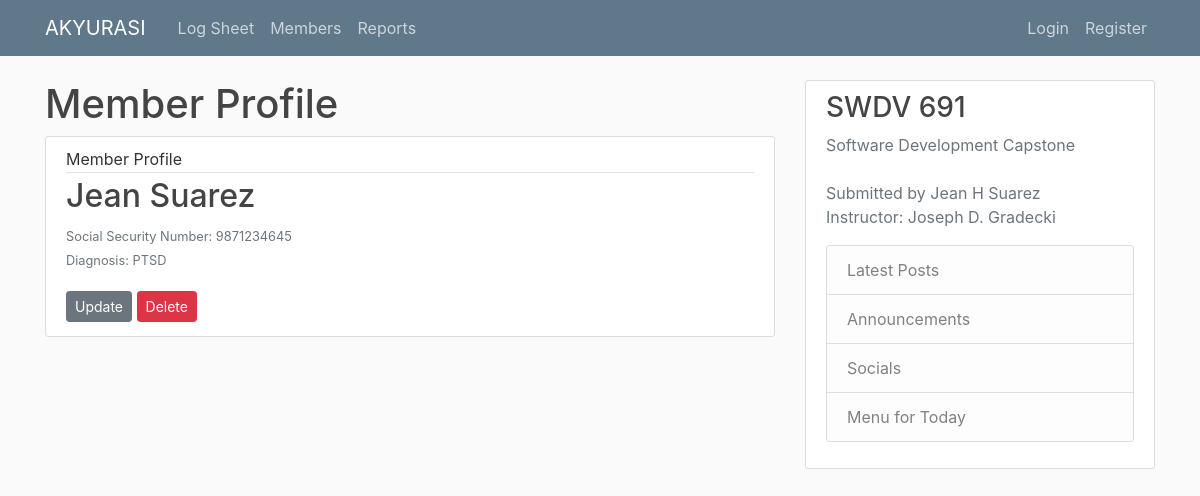
The app's page /logsheet/member/30/ with its own data.
### persons/models.py (models this page shows)
class Person(models.Model):
    image = models.ImageField(default='default.jpg', upload_to='profile_pics')
    ssn = models.CharField(max_length=10)
    birthDate = models.DateTimeField(null=True, blank=True)

class Member(Person):
    firstName = models.CharField(max_length=20)
    middleName = models.CharField(max_length=20, null=True, blank=True)
    lastName = models.CharField(max_length=20)
    diagnosis = models.CharField(max_length=100)
    intakeDate = models.DateTimeField(default=timezone.now)
    psychEval = models.TextField(null=True, blank=True)
    notes = models.TextField(null=True, blank=True)
    dischargeDate = models.DateTimeField(null=True, blank=True)
    def __str__(self):
        return f'{self.firstName} {self.lastName}'

class Person(models.Model):
    image = models.ImageField(default='default.jpg', upload_to='profile_pics')
    ssn = models.CharField(max_length=10)
    birthDate = models.DateTimeField(null=True, blank=True)

### logsheet/views.py (the view)
# urls.py: path('member/<int:pk>/', MemberDetailView.as_view(), name='member-detail'),
class MemberDetailView(DetailView):
    model = Member

### persons/templates/persons/member_detail.html
{% extends "logsheet/base.html" %}
{% block content %}
<h1>Member Profile</h1>
    <article class="media content-section">
      <div class="media-body">
        <div class="article-metadata">
          <a class="mr-2">Member Profile</a>
        </div>
        <h2 class="article-title" ref="{% url 'member-update' object.id %}">{{ object.member }}</h2>
        <p>
        <small class="text-muted">Social Security Number: {{ object.member.ssn }}</small>
        <br>
        <small class="text-muted">Diagnosis: {{ object.member.diagnosis }}</small>
        </p>
        <a class="btn btn-secondary btn-sm mt-1 mb-1" href="{% url 'member-update' object.id %}">Update</a>
        <a class="btn btn-danger btn-sm mt-1 mb-1" href="{% url 'member-delete' object.id %}">Delete</a>
      </div>
    </article>
{% endblock %}

### logsheet/static/logsheet/main.css (style rules this page uses)
body { background: #fafafa; color: #333333; margin-top: 5rem; }
h1, h2, h3, h4, h5, h6 { color: #444444; }
.content-section { background: #ffffff; padding: 10px 20px; border: 1px solid #dddddd; border-radius: 3px; margin-bottom: 20px; }
.article-title { color: #444444; }
.article-metadata { padding-bottom: 1px; margin-bottom: 4px; border-bottom: 1px solid #e3e3e3 }

### records on screen
Member: member "Jean Suarez", member.ssn "9871234645", member.diagnosis "PTSD"
